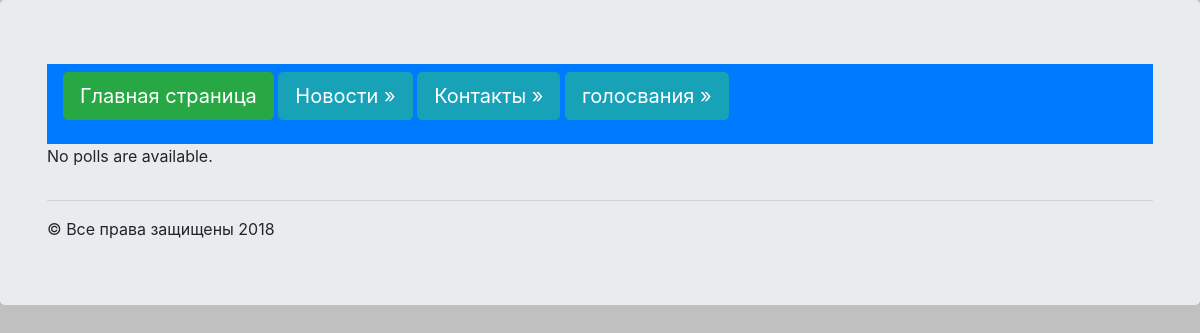
/polls/, run on an earlier commit of the app's database.
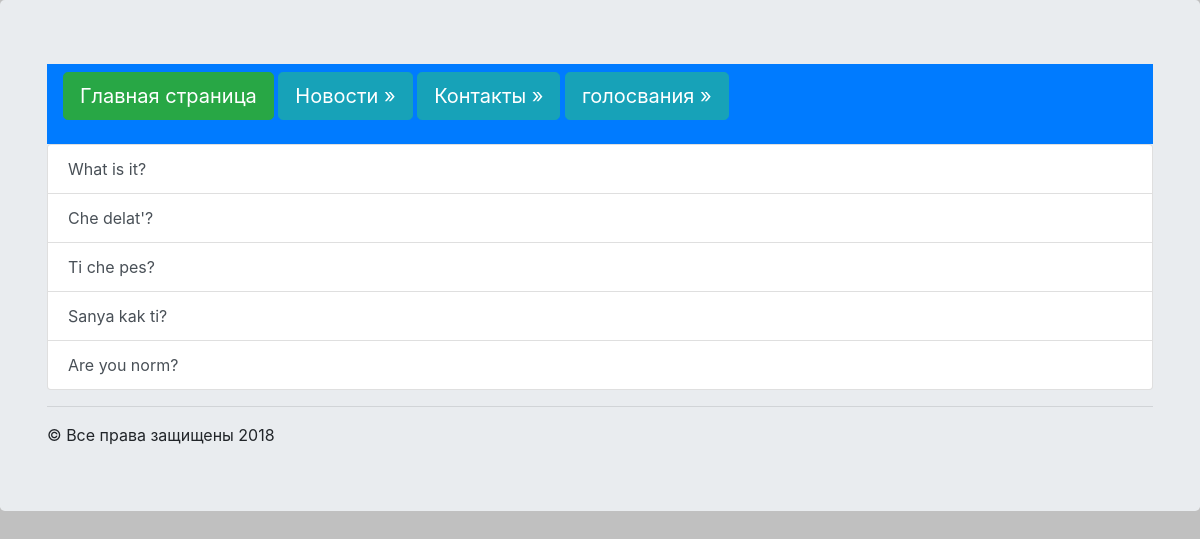
And on a later commit of the database.
### polls/models.py (models this page shows, shortened)
class Poll(models.Model):
    question = models.CharField(max_length=200)
    pub_date = models.DateTimeField('date published')
    def was_published_recently(self):
        return self.pub_date >= timezone.now() - datetime.timedelta(days=1)
    was_published_recently.admin_order_field = 'pub_date'
    was_published_recently.boolean = True
    was_published_recently.short_description = 'Published recently?'

### polls/templates/polls/index.html
{% extends "polls/wrapper.html" %}
{% block content %}
<div class="list-group">
{% if latest_poll_list %}
    <div class="list-group">
    {% for poll in latest_poll_list %}
        <a href="/polls/{{ poll.id }}/" class="list-group-item list-group-item-action">{{ poll.question }}</a>
    {% endfor %}
    </div>
{% else %}
    <p>No polls are available.</p>
{% endif %}
{% endblock %}

### polls/templates/polls/wrapper.html (shortened to what this page needs)
<!DOCTYPE html>
<html lang="en">
<head>
    {% load staticfiles %}
    <link rel="stylesheet" href="{% static 'css/bootstrap.min.css' %}" type="text/css">
</head>
<body style="background: silver">
<div class="jumbotron">
    <div class="container">
    <nav class="navbar navbar-dark bg-primary">
    <p>
        <a href="/" class="btn btn-success btn-lg">Главная страница</a>
        <a href="/news" class="btn btn-info btn-lg">Новости &raquo;</a>
        <a href="/contacts" class="btn btn-info btn-lg">Контакты &raquo;</a>
          <a href="/polls" class="btn btn-info btn-lg">голосвания &raquo;</a>
      </p>
    </nav>
      {% block content %}
      {% endblock %}
    </div>
  </div>
  <div class="container">
    <hr>
    &copy; Все права защищены 2018
  </div>
</body>
</html>

What changed in the data, as far as the page shows it:
added Poll: question "What is it?"
added Poll: question "Che delat'?"
added Poll: question "Ti che pes?"
added Poll: question "Sanya kak ti?"
added Poll: question "Are you norm?"
Also different on the page:
text no longer shown: "No polls are available."
